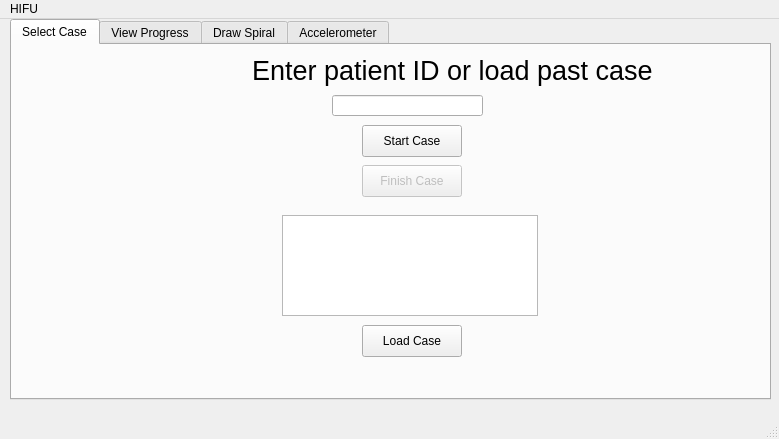
<?xml version="1.0" encoding="UTF-8"?>
<ui version="4.0">
 <class>MainWindow</class>
 <widget class="QMainWindow" name="MainWindow">
  <property name="enabled">
   <bool>true</bool>
  </property>
  <property name="geometry">
   <rect>
    <x>0</x>
    <y>0</y>
    <width>779</width>
    <height>439</height>
   </rect>
  </property>
  <property name="windowTitle">
   <string>MainWindow</string>
  </property>
  <widget class="QWidget" name="centralwidget">
   <widget class="QTabWidget" name="CaseViewer">
    <property name="enabled">
     <bool>true</bool>
    </property>
    <property name="geometry">
     <rect>
      <x>10</x>
      <y>0</y>
      <width>761</width>
      <height>381</height>
     </rect>
    </property>
    <property name="whatsThis">
     <string>&lt;html&gt;&lt;head/&gt;&lt;body&gt;&lt;p&gt;&lt;br/&gt;&lt;/p&gt;&lt;/body&gt;&lt;/html&gt;</string>
    </property>
    <property name="currentIndex">
     <number>0</number>
    </property>
    <widget class="QWidget" name="caseSelect">
     <attribute name="title">
      <string>Select Case</string>
     </attribute>
     <widget class="QPushButton" name="startCase">
      <property name="geometry">
       <rect>
        <x>350</x>
        <y>80</y>
        <width>100</width>
        <height>32</height>
       </rect>
      </property>
      <property name="text">
       <string>Start Case</string>
      </property>
     </widget>
     <widget class="QPushButton" name="finishCaseButton">
      <property name="enabled">
       <bool>false</bool>
      </property>
      <property name="geometry">
       <rect>
        <x>350</x>
        <y>120</y>
        <width>100</width>
        <height>32</height>
       </rect>
      </property>
      <property name="text">
       <string>Finish Case</string>
      </property>
     </widget>
     <widget class="QPushButton" name="loadCaseButton">
      <property name="geometry">
       <rect>
        <x>350</x>
        <y>280</y>
        <width>100</width>
        <height>32</height>
       </rect>
      </property>
      <property name="text">
       <string>Load Case</string>
      </property>
     </widget>
     <widget class="QLabel" name="label">
      <property name="geometry">
       <rect>
        <x>240</x>
        <y>10</y>
        <width>441</width>
        <height>31</height>
       </rect>
      </property>
      <property name="font">
       <font>
        <pointsize>20</pointsize>
       </font>
      </property>
      <property name="text">
       <string>Enter patient ID or load past case</string>
      </property>
     </widget>
     <widget class="QLineEdit" name="patientIdEnter">
      <property name="geometry">
       <rect>
        <x>320</x>
        <y>50</y>
        <width>151</width>
        <height>21</height>
       </rect>
      </property>
     </widget>
     <widget class="QListWidget" name="prevPatientList">
      <property name="geometry">
       <rect>
        <x>270</x>
        <y>170</y>
        <width>256</width>
        <height>101</height>
       </rect>
      </property>
     </widget>
    </widget>
    <widget class="QWidget" name="aboutCase">
     <property name="enabled">
      <bool>false</bool>
     </property>
     <attribute name="title">
      <string>View Progress</string>
     </attribute>
    </widget>
    <widget class="QWidget" name="spiralControl">
     <property name="enabled">
      <bool>false</bool>
     </property>
     <attribute name="title">
      <string>Draw Spiral</string>
     </attribute>
    </widget>
    <widget class="QWidget" name="accelControl">
     <property name="enabled">
      <bool>false</bool>
     </property>
     <attribute name="title">
      <string>Accelerometer</string>
     </attribute>
     <widget class="QLabel" name="label_2">
      <property name="geometry">
       <rect>
        <x>10</x>
        <y>10</y>
        <width>111</width>
        <height>31</height>
       </rect>
      </property>
      <property name="font">
       <font>
        <pointsize>17</pointsize>
       </font>
      </property>
      <property name="text">
       <string>Trial Name</string>
      </property>
     </widget>
     <widget class="QPushButton" name="recordAccel">
      <property name="geometry">
       <rect>
        <x>300</x>
        <y>40</y>
        <width>100</width>
        <height>32</height>
       </rect>
      </property>
      <property name="text">
       <string>Record</string>
      </property>
     </widget>
     <widget class="QPushButton" name="downloadAccel">
      <property name="enabled">
       <bool>false</bool>
      </property>
      <property name="geometry">
       <rect>
        <x>300</x>
        <y>80</y>
        <width>100</width>
        <height>32</height>
       </rect>
      </property>
      <property name="text">
       <string>Download</string>
      </property>
     </widget>
     <widget class="QPushButton" name="cancelRecord">
      <property name="geometry">
       <rect>
        <x>300</x>
        <y>170</y>
        <width>111</width>
        <height>32</height>
       </rect>
      </property>
      <property name="text">
       <string>Cancel Record</string>
      </property>
     </widget>
     <widget class="QListWidget" name="accelCases">
      <property name="geometry">
       <rect>
        <x>440</x>
        <y>40</y>
        <width>161</width>
        <height>111</height>
       </rect>
      </property>
     </widget>
     <widget class="QGroupBox" name="accel_trial_sel">
      <property name="geometry">
       <rect>
        <x>10</x>
        <y>40</y>
        <width>281</width>
        <height>161</height>
       </rect>
      </property>
      <property name="title">
       <string/>
      </property>
      <widget class="QRadioButton" name="preopRadio">
       <property name="geometry">
        <rect>
         <x>10</x>
         <y>10</y>
         <width>91</width>
         <height>31</height>
        </rect>
       </property>
       <property name="text">
        <string>preop</string>
       </property>
      </widget>
      <widget class="QRadioButton" name="intraopRadio">
       <property name="geometry">
        <rect>
         <x>10</x>
         <y>40</y>
         <width>101</width>
         <height>31</height>
        </rect>
       </property>
       <property name="text">
        <string>intraop</string>
       </property>
      </widget>
      <widget class="QRadioButton" name="postopRadio">
       <property name="geometry">
        <rect>
         <x>10</x>
         <y>70</y>
         <width>101</width>
         <height>31</height>
        </rect>
       </property>
       <property name="text">
        <string>postop</string>
       </property>
      </widget>
      <widget class="QRadioButton" name="otherRadio">
       <property name="geometry">
        <rect>
         <x>10</x>
         <y>100</y>
         <width>101</width>
         <height>31</height>
        </rect>
       </property>
       <property name="text">
        <string>other</string>
       </property>
      </widget>
      <widget class="QLineEdit" name="trialNameAccel">
       <property name="enabled">
        <bool>false</bool>
       </property>
       <property name="geometry">
        <rect>
         <x>90</x>
         <y>110</y>
         <width>161</width>
         <height>21</height>
        </rect>
       </property>
      </widget>
      <widget class="QRadioButton" name="testRadio">
       <property name="geometry">
        <rect>
         <x>10</x>
         <y>129</y>
         <width>101</width>
         <height>31</height>
        </rect>
       </property>
       <property name="text">
        <string>test</string>
       </property>
      </widget>
      <widget class="QSpinBox" name="intraopValue">
       <property name="geometry">
        <rect>
         <x>90</x>
         <y>40</y>
         <width>42</width>
         <height>22</height>
        </rect>
       </property>
       <property name="minimum">
        <number>1</number>
       </property>
      </widget>
     </widget>
     <widget class="QPushButton" name="resetBoard">
      <property name="geometry">
       <rect>
        <x>620</x>
        <y>50</y>
        <width>121</width>
        <height>32</height>
       </rect>
      </property>
      <property name="text">
       <string>Reset BT Board</string>
      </property>
     </widget>
     <widget class="QLabel" name="accelDeviceUpdate">
      <property name="geometry">
       <rect>
        <x>440</x>
        <y>160</y>
        <width>311</width>
        <height>61</height>
       </rect>
      </property>
      <property name="font">
       <font>
        <pointsize>16</pointsize>
       </font>
      </property>
      <property name="text">
       <string>Ready for next recording.</string>
      </property>
     </widget>
    </widget>
   </widget>
  </widget>
  <widget class="QMenuBar" name="menubar">
   <property name="geometry">
    <rect>
     <x>0</x>
     <y>0</y>
     <width>779</width>
     <height>24</height>
    </rect>
   </property>
   <widget class="QMenu" name="menuImaging_Window">
    <property name="title">
     <string>HIFU</string>
    </property>
   </widget>
   <addaction name="menuImaging_Window"/>
  </widget>
  <widget class="QStatusBar" name="statusbar"/>
 </widget>
 <resources/>
 <connections/>
</ui>
